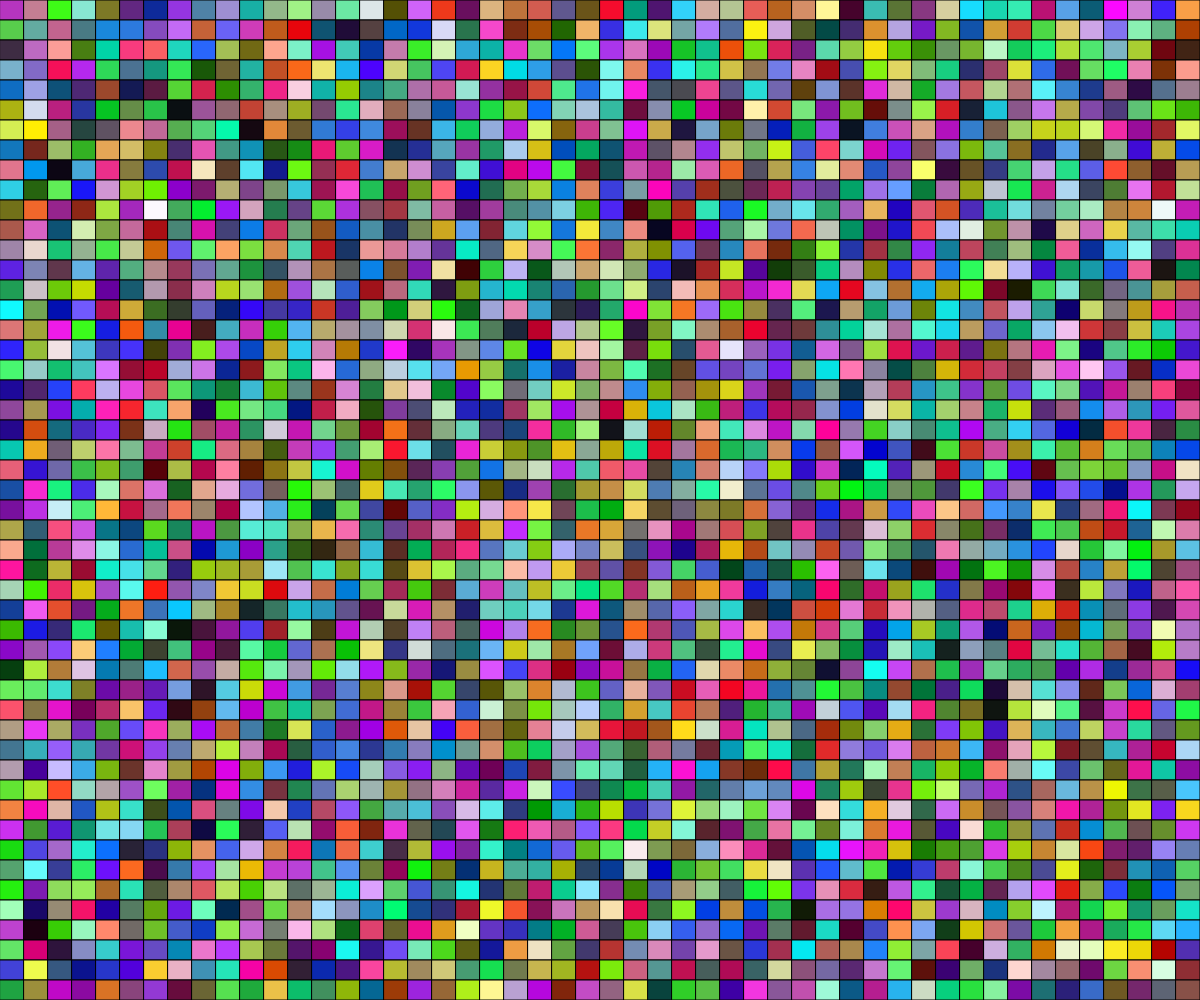
Frame 1 (no input)
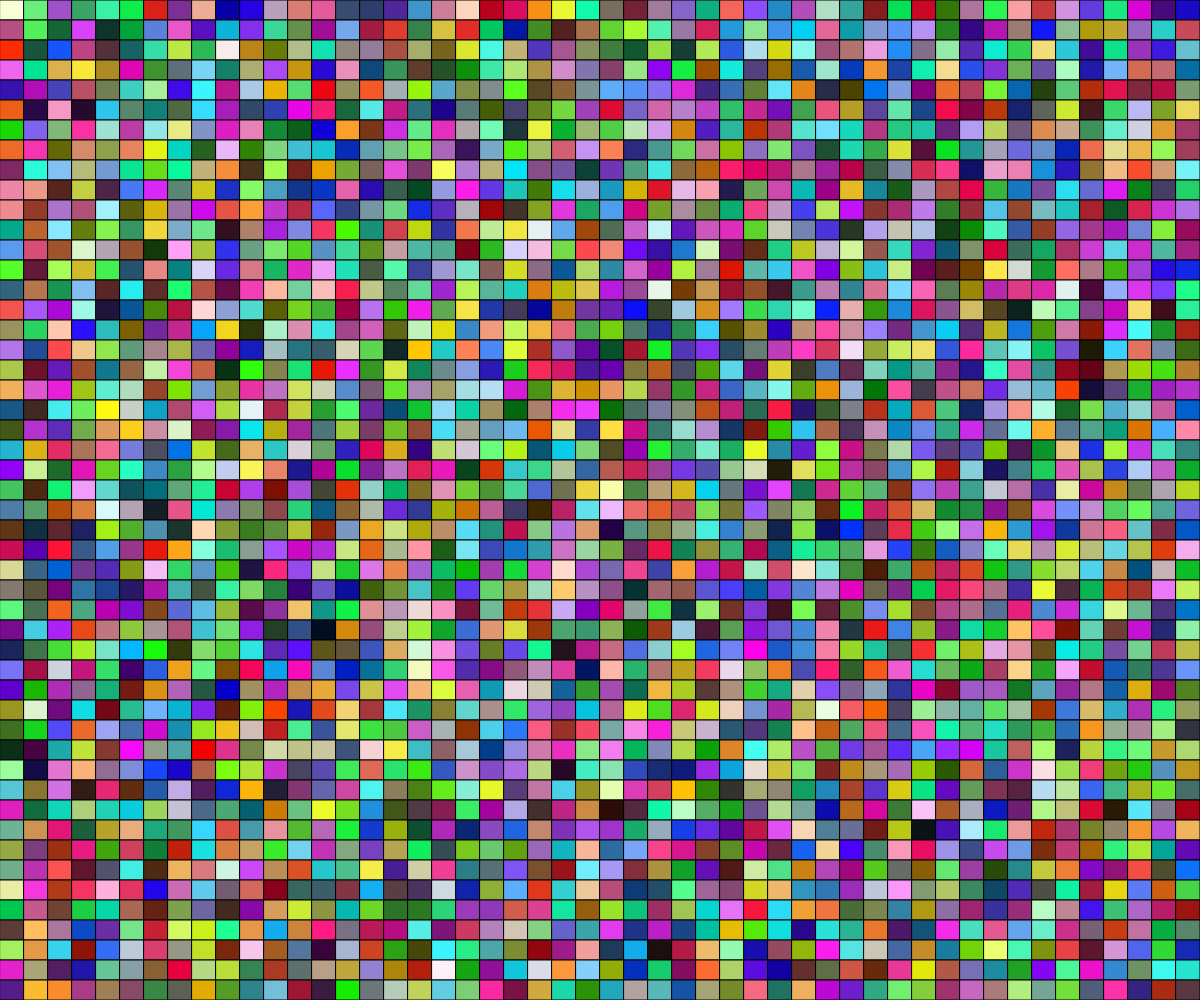
Frame 60 (no input)
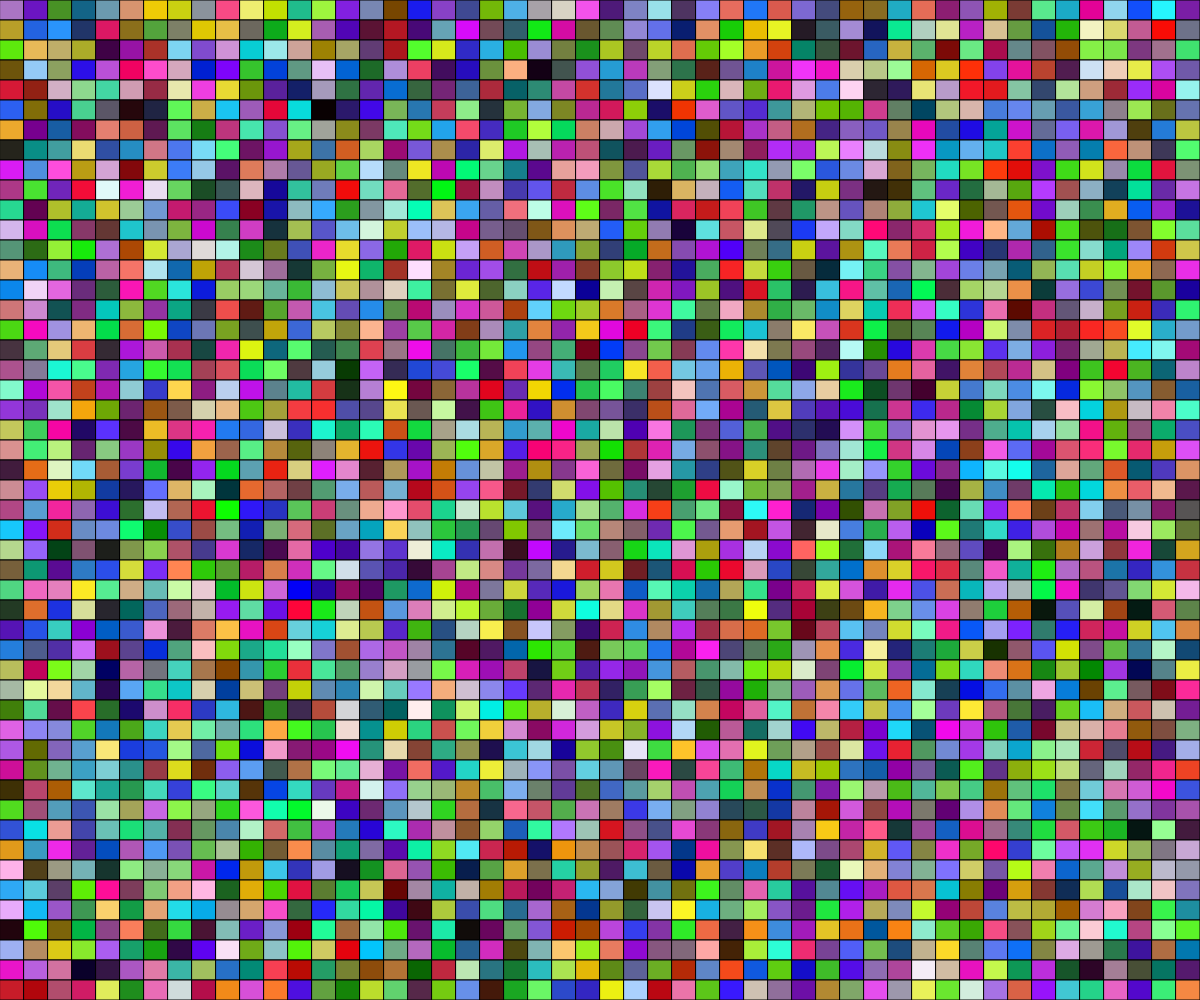
Frame 120 (the mouse pressed at the canvas centre since frame 60)

The p5.js sketch that drew these frames (run headless with seeded random() and noise() and a simulated clock; from frame 60 on, the mouse is pressed at the canvas centre):

// p5.js sketch
// ── sketch.js
let numRows = 20, numCols = 20
let sliderX, sliderY

function setup() {
  createCanvas(windowWidth, windowHeight);

  sliderX = createSlider(1,50)
  sliderY = createSlider(1,50)

}

function draw() {
  background(220,50);

  numCols = sliderX.value()
  numRows = sliderY.value()

  for(let x = 0; x < numCols; x++){
    for(let y = 0; y < numRows; y++){

      fill(random(255), random(255),random(255))
      rect(x*width/numCols, y * height/numRows, width/numCols, height/numRows)

    }

  }
 
}
